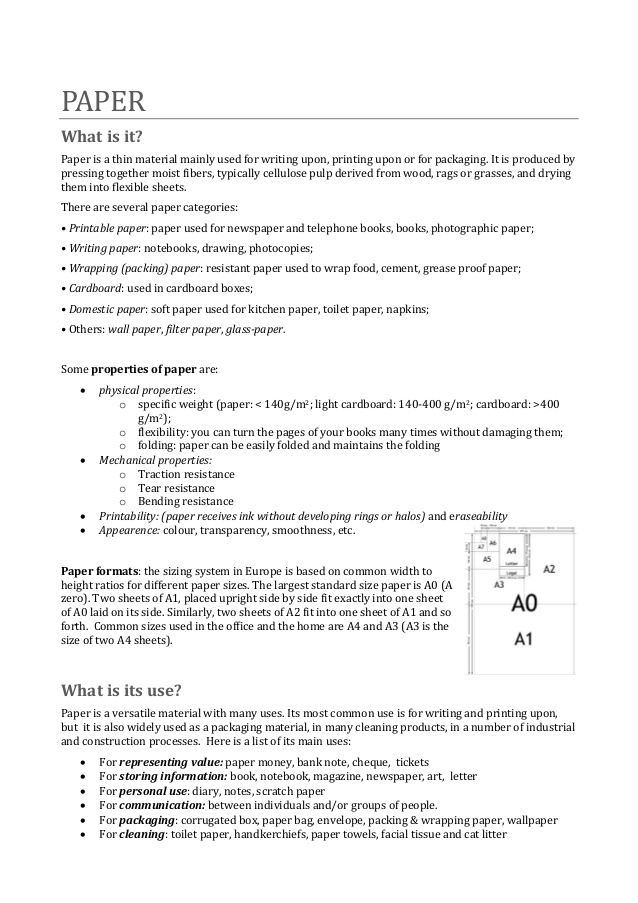
#> input picture paperfortest.jpg, 638 x 903 px
$ python scan.py --image paperfortest.jpg   (older library calls are emulated)
#> lines starting #> are read from the running program, lines starting #| are printed output that depends on the picture; after the words box and inside, x2 and y2 are one past the last pixel; in counts of white or black regions, pixels touching at a corner belong together
from PIL import Image
import pytesseract
import argparse
import cv2
import os

ap = argparse.ArgumentParser()
ap.add_argument('-i', '--image', required=True, help='add path to input image')
ap.add_argument('-p', '--preprocess', type=str, default='thresh', help='type of preprocessing to be done')
args = vars(ap.parse_args())

# load the image and convert to grayscale for better accuracy
image = cv2.imread(args['image'])
#> image is the input picture: shape (903, 638, 3); min 0, max 255, mean 243.3
gray = cv2.cvtColor(image, cv2.COLOR_BGR2GRAY)

# check to see if we should apply thresholding to preprocess the image (create a binary image)
if args['preprocess'] == 'thresh':
    gray = cv2.threshold(gray, 0, 255, cv2.THRESH_BINARY | cv2.THRESH_OTSU)[1]
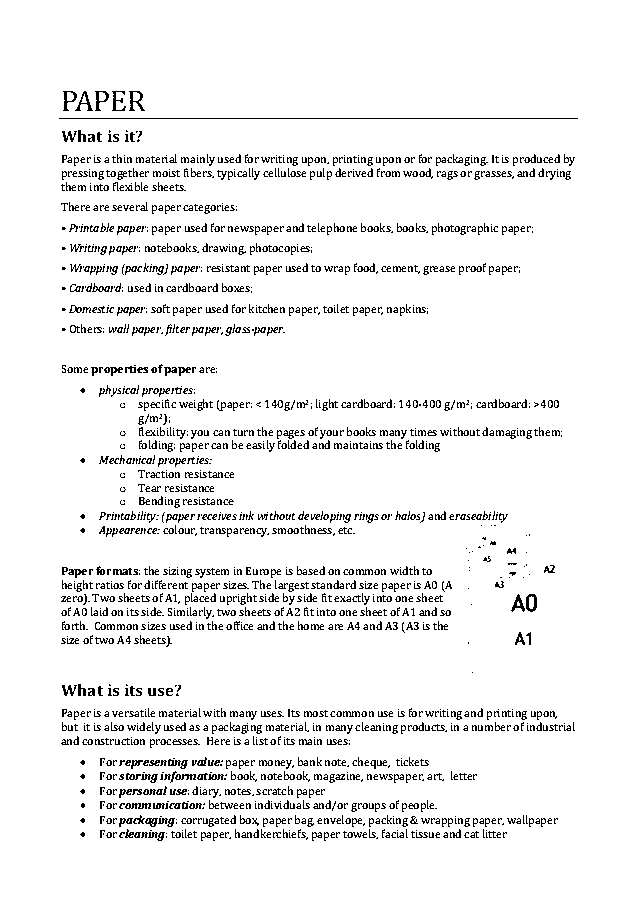
#> gray: shape (903, 638); 94% white; black in thin lines or dots, all inside (x1, y1, x2, y2) = (59, 91, 578, 841)

# make a check to see if median blurring should be done to remove noise
if args["preprocess"] == 'blur':
    gray = cv2.threshold(gray, 0, 255, cv2.THRESH_BINARY | cv2.THRESH_OTSU)[1]

# write the grayscale image to disk as temporary file
filename = '{}.png'.format(os.getpid())
cv2.imwrite(filename, gray)

# load the image as a PIL/Pillow image
im = Image.open(filename)

# some images text is to small so we should resize those images
if args["preprocess"] == "resize":
    # if the user in the command line says to resize resize the image
    # implement using resize function and keeping same aspect ratio increase 200 percent
    basewidth = im.width * 5 # you can change around with the basewidth to recieve optimal results
    wpercent = (basewidth/float(im.size[0]))
    hsize = int((float(im.size[1])*float(wpercent)))
    im = im.resize((basewidth, hsize), Image.ANTIALIAS)
    print(im.width, im.height) # print the width and height of the image

#> (the run stopped early here; a loop or call above may not have finished)
